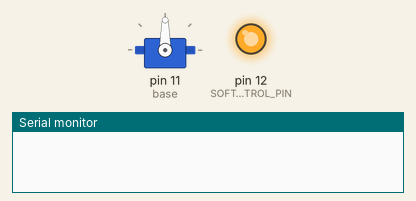
Bench run of a sketch on a simulated Arduino Uno, built with avr-gcc and run on an emulated ATmega328P. Shown: servo, output pins drawn as LEDs (lit = HIGH), the last lines printed to the serial monitor.

Above: at 0.1 s.
At 1.1 s:
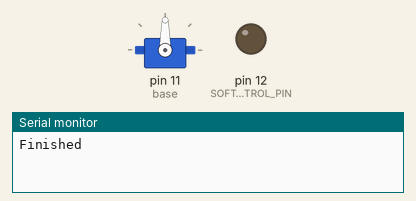
Timing chart, 0 to 2.6 s (numbered marks = the images above):
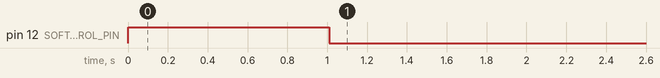

The sketch:

TestArm.ino
```cpp
#include <Servo.h>
#define SOFT_START_CONTROL_PIN 12
#define SOFT_START_TIME_1000

Servo base;

void setup() {

  Serial.begin(9600);
  int StartPosition = (90, 90, 90, 90, 90, 73);
  bool doSoftStart = 1;

  if (doSoftStart)
  {
    pinMode(SOFT_START_CONTROL_PIN, OUTPUT);
    digitalWrite(SOFT_START_CONTROL_PIN, HIGH);
  }

  base.attach(11);
  delay(10);
  base.write(90);
  delay(1000);

  digitalWrite(SOFT_START_CONTROL_PIN, LOW);
  Serial.println("Finished");

}

void loop()
{

}
```
